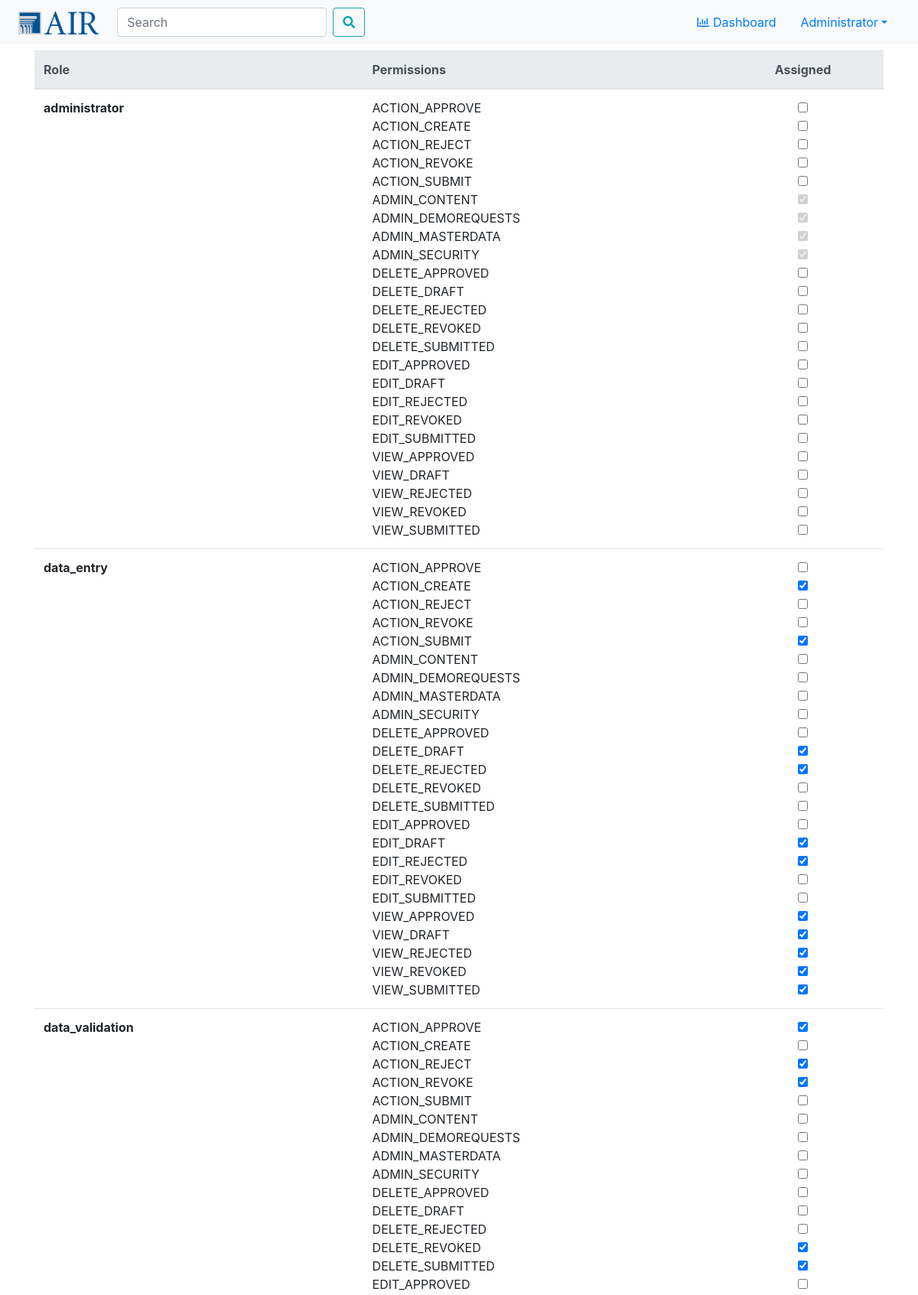
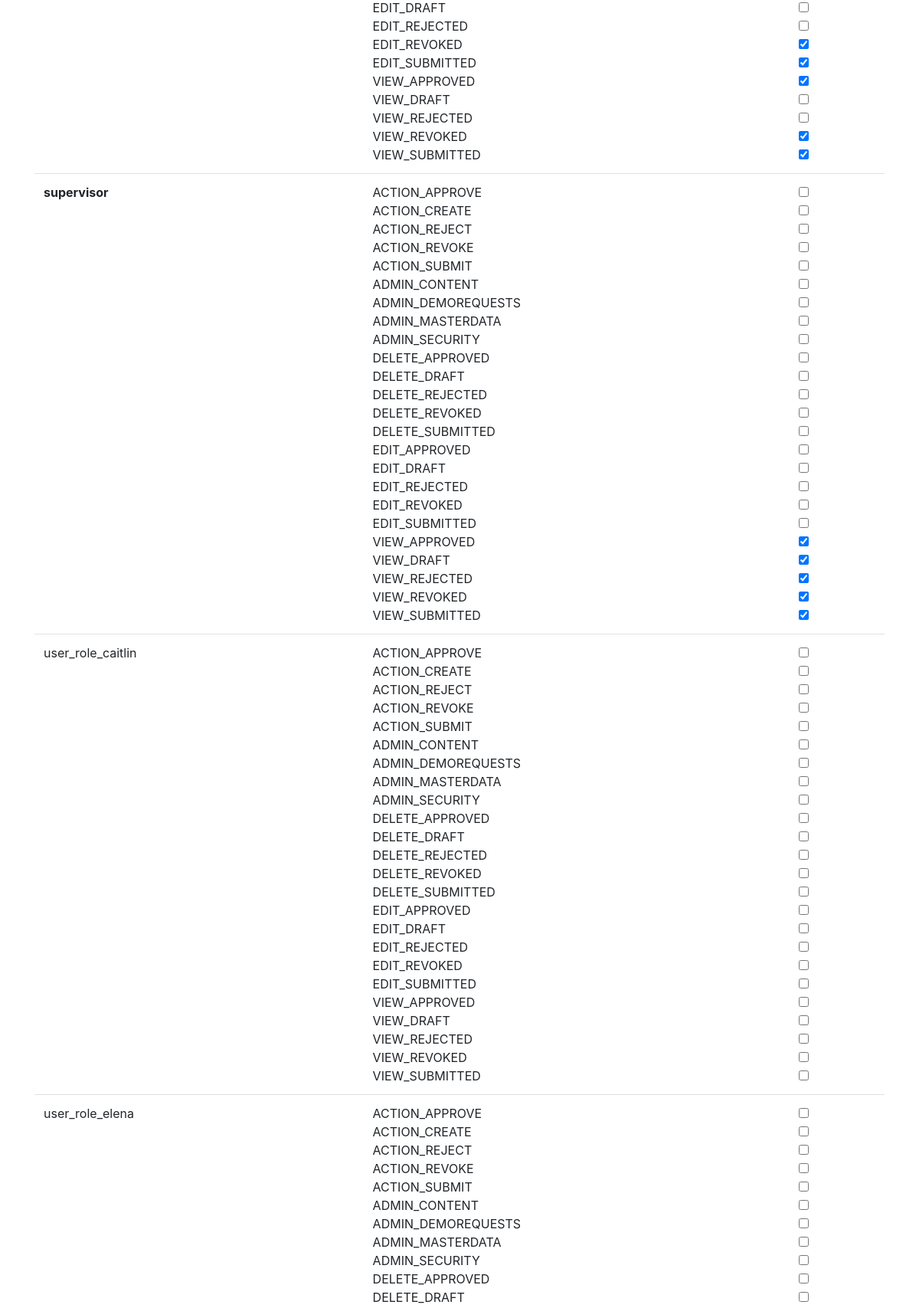
The page /admin/roles/ (signed in, upper part) on the database its author committed (2 pictures, top to bottom).
### tables this page shows
CREATE TABLE user (
  id INTEGER PRIMARY KEY AUTOINCREMENT,
  user_name TEXT UNIQUE NOT NULL,
  full_name TEXT NOT NULL,
  password TEXT NOT NULL,
  is_enabled INTEGER DEFAULT 1,
  last_login TIMESTAMP,
  created_on TIMESTAMP DEFAULT CURRENT_TIMESTAMP
);

CREATE TABLE role (
  id INTEGER PRIMARY KEY AUTOINCREMENT,
  role_name TEXT UNIQUE NOT NULL
);

CREATE TABLE permission (
  id INTEGER PRIMARY KEY AUTOINCREMENT,
  permission_name TEXT UNIQUE NOT NULL
);

### admin.py (the view)
@bp.route("/roles/", methods=["GET", "POST"])
@login_required
@permission_required("ADMIN_SECURITY")
def roles():
    if request.method == "POST":
        assigned = request.form.getlist("assigned")
        update_roles_permissions(assigned)
        flash({"status": "alert-success", "text": "Security changes have been successfully applied."})
    roles = get_roles()
    return render_template("admin/roles.html", roles=roles)

### auth.py (called while the page is built)
def login_required(view):
    @functools.wraps(view)
    def wrapped_view(**kwargs):
        if g.user is None:
            return redirect(url_for("auth.login"))
        db = get_db()
        db.execute("UPDATE user SET last_login = CURRENT_TIMESTAMP WHERE id = ?", (g.user["id"],))
        db.commit()
        return view(**kwargs)
    return wrapped_view

@bp.before_app_request
def load_logged_in_user():
    user_id = session.get("user_id")
    if user_id is None:
        g.user = None
    else:
        g.user = get_db().execute("SELECT * FROM user WHERE id = ?", (user_id,)).fetchone()
        permissions = get_db().execute("SELECT DISTINCT permission_name FROM user_role "
                                       "JOIN role_permission ON user_role.role_id = role_permission.role_id "
                                       "JOIN permission ON role_permission.permission_id = permission.id "
                                       "WHERE user_role.user_id = ?", (user_id,)).fetchall()
        g.permissions = [p["permission_name"] for p in permissions]

### db.py (called while the page is built)
def get_db():
    if "db" not in g:
        g.db = sqlite3.connect(SYSTEM_DATABASE, detect_types=sqlite3.PARSE_DECLTYPES)
        g.db.row_factory = sqlite3.Row
    return g.db

### templates/admin/roles.html (shortened to what this page needs)
{% extends 'base.html' %}
{% block content %}
    <form method="post">
        <table class="table my-2">
            <thead class="thead-light">
                <tr>
                    <th class="align-middle" scope="col">Role</th>
                    <th class="align-middle" scope="col">Permissions</th>
                    <th class="align-middle text-center" scope="col">Assigned</th>
                </tr>
            </thead>
            <tbody>
                {% for role in roles %}
                    <tr>
                        <th scope="row" {{ "class=font-weight-normal" if role.role_name.startswith("user_role_") }}>{{ role.role_name }}</th>
                        <td>
                            {% for _, permission, _ in role.permissions %}
                                <div>{{ permission }}</div>
                            {% endfor %}
                        </td>
                        <td class="text-center">
                            {% for permission_id, permission_name, assigned in role.permissions %}
                                <div><input type="checkbox" name="assigned" {{ "checked" if assigned == "1" }} {{ "disabled" if role.role_name == "administrator" and permission_name.startswith("ADMIN_") }} value="{{ ",".join([role.role_id, permission_id]) }}"></div>
                            {% endfor %}
                        </td>
                    </tr>
                {% endfor %}
            </tbody>
        </table>
    </form>
{% endblock %}

### templates/base.html (shortened to what this page needs)
<!DOCTYPE html>
<html lang="en">
<head>
    <link rel="stylesheet" href="https://stackpath.bootstrapcdn.com/bootstrap/4.1.1/css/bootstrap.min.css">
    <link rel="stylesheet" href="https://use.fontawesome.com/releases/v5.1.0/css/all.css">
</head>
<body>
    <nav class="navbar navbar-expand-lg navbar-light bg-light">
        <a class="navbar-brand ml-2"><img src="{{ url_for('static', filename='air.png') }}" alt="AIR" height="30"></a>
        {% if g.user %}
        <form class="form-inline my-2 my-lg-0" action="{{ url_for('practice.index', query=query) }}">
            <input class="form-control mr-sm-2" type="search" placeholder="Search" aria-label="Search" name="query" value="{% if query != "*:*" %}{{ query }}{% endif %}">
            <button class="btn btn-outline-info d-none d-sm-block" type="submit"><i class="fas fa-search"></i></button>
        </form>
        <div class="collapse navbar-collapse" id="navbarSupportedContent">
            <a class="nav-link" href="{{ config.DASHBOARD_URL }}"><i class="far fa-chart-bar"></i> Dashboard</a>
            <div class="nav-item dropdown">
                <a class="nav-link dropdown-toggle mr-2" href="#" id="navbarDropdown" role="button" data-toggle="dropdown" aria-haspopup="true" aria-expanded="false">{{ g.user["full_name"] }}</a>
            </div>
        </div>
        {% endif %}
    </nav>
    <div class="container">{% block content %}{% endblock %}</div>
</body>
</html>

### rows shown on the page
user: user.full_name "Administrator"
role: role_name "administrator", permissions "DELETE_APPROVED" "EDIT_APPROVED"
permission: permission_name "ACTION_APPROVE"
permission: permission_name "ACTION_CREATE"
permission: permission_name "ACTION_REJECT"
permission: permission_name "ACTION_REVOKE"
permission: permission_name "ACTION_SUBMIT"
permission: permission_name "ADMIN_CONTENT"
permission: permission_name "ADMIN_DEMOREQUESTS"
permission: permission_name "ADMIN_MASTERDATA"
permission: permission_name "ADMIN_SECURITY"
permission: permission_name "DELETE_DRAFT"
permission: permission_name "DELETE_REJECTED"
permission: permission_name "DELETE_REVOKED"
permission: permission_name "DELETE_SUBMITTED"
permission: permission_name "EDIT_DRAFT"
permission: permission_name "EDIT_REJECTED"
permission: permission_name "EDIT_REVOKED"
permission: permission_name "EDIT_SUBMITTED"
permission: permission_name "VIEW_APPROVED"
permission: permission_name "VIEW_DRAFT"
permission: permission_name "VIEW_REJECTED"
permission: permission_name "VIEW_REVOKED"
permission: permission_name "VIEW_SUBMITTED"
role: role_name "data_entry", permissions "DELETE_APPROVED" "EDIT_APPROVED"
role: role_name "data_validation", permissions "DELETE_APPROVED" "EDIT_APPROVED"
role: role_name "supervisor", permissions "DELETE_APPROVED" "EDIT_APPROVED"
role: role_name "user_role_caitlin", permissions "DELETE_APPROVED" "EDIT_APPROVED"
role: role_name "user_role_elena", permissions "DELETE_APPROVED"
